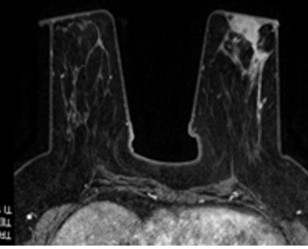
//> input picture Operaciones y preprocesamiento de imágenes/practica2.1/code/imagen1.jpg, 308 x 249 px, given in place of GetOneShot, which was not available
$ ./Parte1   (built with g++ and OpenCV 4)
//> lines starting //> are read from the running program, lines starting //| are printed output that depends on the picture; after the words box and inside, x2 and y2 are one past the last pixel; in counts of white or black regions, pixels touching at a corner belong together; pictures that were not available may be replaced by others from this repository, and a replacement may not be noted
#include <iostream>
#include <opencv2/opencv.hpp>
#include <chrono>

using namespace std;
using namespace cv;

inline void detailEnhance(const Mat& src, Mat& dst, float sigma_s = 10, float sigma_r = 0.15f) {
    Mat smoothed;
    bilateralFilter(src, smoothed, -1, sigma_s, sigma_r);

    subtract(src, smoothed, dst);
    dst = src + dst;
}

int main(int argc, char* args[]) {
    VideoCapture video("http://47.51.131.147/-wvhttp-01-/GetOneShot?image_size=1280x720&frame_count=1000000000");

    if (!video.isOpened()) {
        cout << "No se puede abrir la cámara..." << endl;
        return -1;
    }

    Ptr<BackgroundSubtractorMOG2> pMOG2 = createBackgroundSubtractorMOG2();
    const int MAX_FRAMES = 1000;
    const double LEARNING_RATE = -1;

    Mat frame, motion_mask, equalized_frame, clahe_frame, detail_enhanced_frame;
    Mat background;

    auto start = chrono::steady_clock::now();
    int frameCount = 0;

    namedWindow("Video Original", WINDOW_FREERATIO);
    namedWindow("Deteccion de Movimiento", WINDOW_FREERATIO);
    namedWindow("Filtro de Equalizacion de Histograma", WINDOW_FREERATIO);
    namedWindow("Filtro de CLAHE", WINDOW_FREERATIO);
    namedWindow("Filtro de Detail Enhanced", WINDOW_FREERATIO);

    for (int t = 0; t < MAX_FRAMES; ++t) {
        video >> frame;
//> frame is the input picture: 249 rows x 308 cols, CV_8UC3; min 0, max 255, mean 40.4

        pMOG2->apply(frame, motion_mask, LEARNING_RATE);
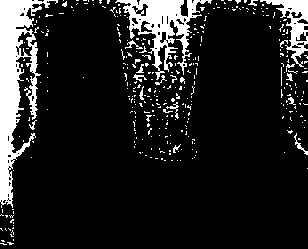
//> motion_mask: 249 rows x 308 cols, CV_8UC1; values 127 (black) and 255 (white), 12.8% white; 347 white regions (327 under 20 px), largest, box (x1, y1, x2, y2) and area: (0, 0, 58, 208) 4495, (115, 0, 212, 80) 2489, (260, 0, 308, 67) 1003

        cvtColor(frame, equalized_frame, COLOR_BGR2YUV);
//> equalized_frame: 249 rows x 308 cols, CV_8UC3; mean of channels 0, 1, 2 40.4, 128, 128
        vector<Mat> channels;
        split(equalized_frame, channels);
//> channels[1]: 249 rows x 308 cols, CV_8UC1; every value is 128
        equalizeHist(channels[0], channels[0]);
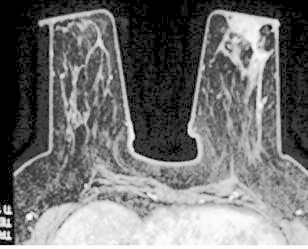
//> channels[0]: 249 rows x 308 cols, CV_8UC1; min 0, max 255, mean 113.4
        merge(channels, equalized_frame);
//> equalized_frame: 249 rows x 308 cols, CV_8UC3; mean of channels 0, 1, 2 113.4, 128, 128
        cvtColor(equalized_frame, equalized_frame, COLOR_YUV2BGR);

        cvtColor(frame, clahe_frame, COLOR_BGR2Lab);
//> clahe_frame: 249 rows x 308 cols, CV_8UC3; mean of channels 0, 1, 2 41, 128, 128
        vector<Mat> lab_channels;
        split(clahe_frame, lab_channels);
        Ptr<CLAHE> clahe = createCLAHE();
        clahe->apply(lab_channels[0], lab_channels[0]);
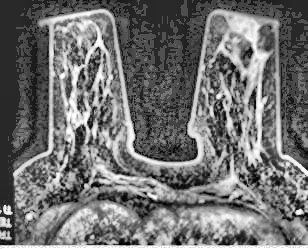
//> lab_channels[0]: 249 rows x 308 cols, CV_8UC1; min 0, max 255, mean 113.2
        merge(lab_channels, clahe_frame);
//> clahe_frame: 249 rows x 308 cols, CV_8UC3; mean of channels 0, 1, 2 113.2, 128, 128
        cvtColor(clahe_frame, clahe_frame, COLOR_Lab2BGR);

        detailEnhance(frame, detail_enhanced_frame);
//> in detailEnhance, `subtract(src, smoothed, dst);`: dst: 249 rows x 308 cols, CV_8UC3; every value is 0

        auto end = chrono::steady_clock::now();
        double elapsed_seconds = chrono::duration_cast<chrono::duration<double>>(end - start).count();
        if (elapsed_seconds >= 1.0) {
            double fps = frameCount / elapsed_seconds;
            frameCount = 0;
            start = chrono::steady_clock::now();
            putText(frame, "FPS: " + to_string(int(fps)), Point(10, 30), FONT_HERSHEY_SIMPLEX, 0.5, Scalar(0, 255, 0), 1);
        }
        frameCount++;

        imshow("Video Original", frame);
        imshow("Deteccion de Movimiento", motion_mask);

        imshow("Filtro de Equalizacion de Histograma", equalized_frame);
        imshow("Filtro de CLAHE", clahe_frame);
        imshow("Filtro de Detail Enhanced", detail_enhanced_frame);

        if (frame.empty() || waitKey(23) == 27) break;
    }

    destroyAllWindows();
    return 0;
}
